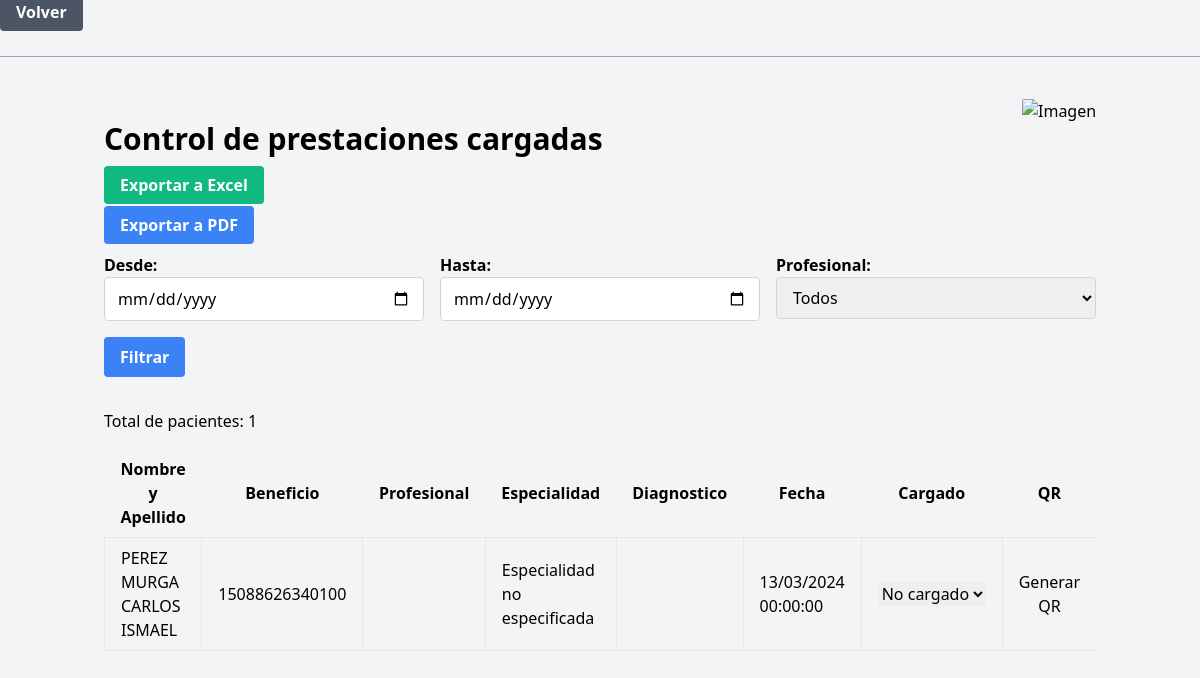
The app's page /tablaOME/tablaOME.php (signed in), older data.
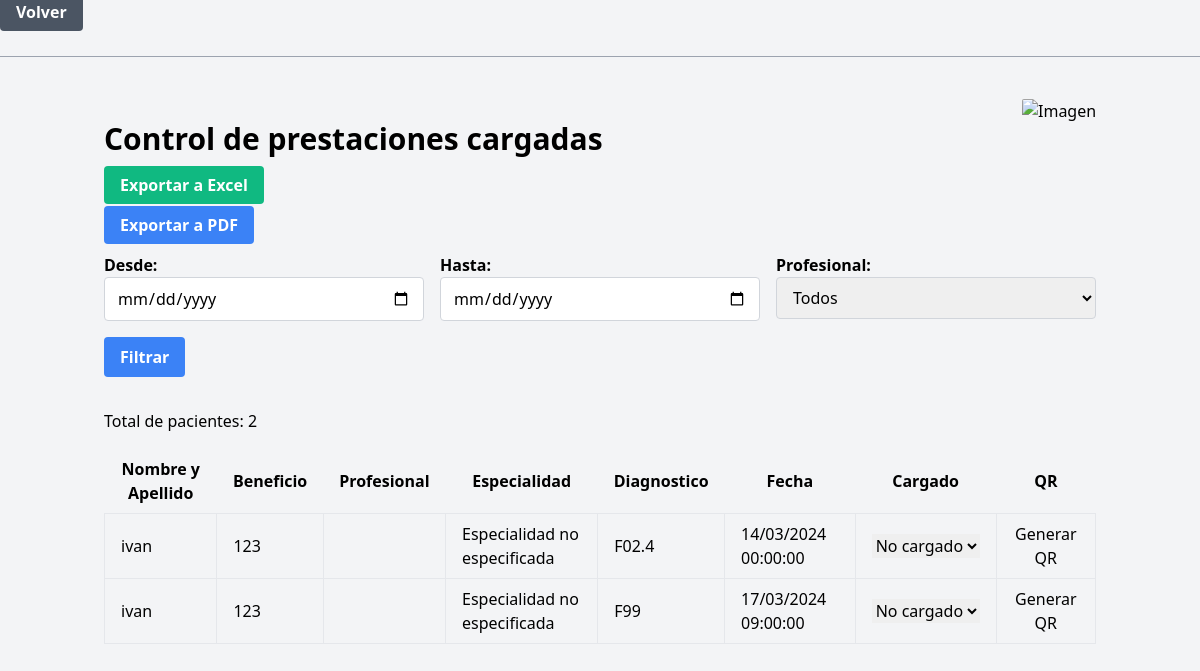
The same page, newer data.
### tables this page shows
CREATE TABLE `paciente` (
  `cod_paci` int(11) NOT NULL,
  `nombreYapellido` varchar(255) NOT NULL,
  `benef` bigint(255) NOT NULL,
  `cod_prof` int(255) NOT NULL,
  `cod_practica` int(255) NOT NULL,
  `fecha` datetime NOT NULL,
  `cod_diag` varchar(255) NOT NULL,
  `cargado` varchar(255) NOT NULL
);

### controlador/control_paciente.php (called while the page is built, shortened)
<?php
require_once '../modelo/paciente.php';
function obtenerPacientesConFiltro($fecha_desde, $fecha_hasta, $profesional) {
    global $conn;
    $sql = "SELECT * FROM paciente WHERE 1";
    $sql .= " ORDER BY cargado ASC, cod_prof ASC";
    $result = $conn->query($sql);
    if ($result->num_rows > 0) {
        $pacientes = array();
        while ($row = $result->fetch_assoc()) {
            $pacientes[] = $row;
        }
        return $pacientes;
    } else {
        return array();
    }
}
function obtenerEspecialidadProfesional($cod_prof)
{
    global $conn;
    $sql = "SELECT especialidad FROM prof WHERE cod_prof = ?";
    $stmt = $conn->prepare($sql);
    $stmt->bind_param("i", $cod_prof);
    $stmt->execute();
    $result = $stmt->get_result();
    if ($result->num_rows > 0) {
        $row = $result->fetch_assoc();
        return $row['especialidad'];
    } else {
        return "Especialidad no especificada";
    }
}
?>

### tablaOME/tablaOME.php (the view, shortened to what this page needs)
<?php
require_once '../controlador/control_paciente.php';
$fecha_desde = isset ($_GET['fecha_desde']) ? $_GET['fecha_desde'] : '';
$fecha_hasta = isset ($_GET['fecha_hasta']) ? $_GET['fecha_hasta'] : '';
$profesional = isset ($_GET['profesional']) ? $_GET['profesional'] : '';
$pacientes = obtenerPacientesConFiltro($fecha_desde, $fecha_hasta, $profesional);
$totalPacientes = count($pacientes);
?>
<!DOCTYPE html>
<html lang="es">
<head>
    <link href="https://cdn.jsdelivr.net/npm/tailwindcss@2.2.19/dist/tailwind.min.css" rel="stylesheet">
</head>
<body class="bg-gray-100">
    <a href="../panelMain/panelMain.php"
        class="bg-gray-500 hover:bg-gray-600 text-white font-bold py-2 px-4 rounded">Volver</a>
    <hr class="border-t border-gray-400 my-8">
    <div class="container mx-auto px-4 py-8 relative">
        <img src="../img/exportar_excel.bmp" alt="Imagen" class="image-top-right hidden sm:block">
        <h2 class="text-3xl font-semibold mb-4">Control de prestaciones cargadas</h2>
        <div class="mb-4">
            <a href="generar_reporte_excel.php?fecha_desde=<?php echo $fecha_desde; ?>&fecha_hasta=<?php echo $fecha_hasta; ?>&profesional=<?php echo $profesional; ?>"
                class="bg-green-500 hover:bg-green-700 text-white font-bold py-2 px-4 rounded">Exportar a Excel</a>
        </div>
        <div class="mb-4">
            <a href="generar_reporte_pdf.php?fecha_desde=<?php echo $fecha_desde; ?>&fecha_hasta=<?php echo $fecha_hasta; ?>&profesional=<?php echo $profesional; ?>"
                class="bg-blue-500 hover:bg-blue-700 text-white font-bold py-2 px-4 rounded">Exportar a PDF</a>
        </div>
        <form method="GET" class="mb-8">
            <div class="grid grid-cols-1 sm:grid-cols-2 md:grid-cols-3 gap-4">
                <div>
                    <label for="fecha_desde" class="block font-semibold">Desde:</label>
                    <input type="date" id="fecha_desde" name="fecha_desde"
                        class="border border-gray-300 rounded px-3 py-2 w-full">
                </div>
                <div>
                    <label for="fecha_hasta" class="block font-semibold">Hasta:</label>
                    <input type="date" id="fecha_hasta" name="fecha_hasta"
                        class="border border-gray-300 rounded px-3 py-2 w-full">
                </div>
                <div>
                    <label for="profesional" class="block font-semibold">Profesional:</label>
                    <select name="profesional" id="profesional"
                        class="border border-gray-300 rounded px-3 py-2 w-full">
                        <option value="">Todos</option>
                    </select>
                </div>
                <div class="flex items-end">
                    <button type="submit"
                        class="bg-blue-500 hover:bg-blue-700 text-white font-bold py-2 px-4 rounded">Filtrar</button>
                </div>
            </div>
        </form>
        <p class="mb-4">Total de pacientes:
            <?php echo $totalPacientes; ?>
        </p>
        <div class="overflow-x-auto">
            <table class="table-auto w-full">
                <thead>
                    <tr>
                        <th class="px-4 py-2">Nombre y Apellido</th>
                        <th class="px-4 py-2">Beneficio</th>
                        <th class="px-4 py-2">Profesional</th>
                        <th class="px-4 py-2">Especialidad</th>
                        <th class="px-4 py-2">Diagnostico</th>
                        <th class="px-4 py-2">Fecha</th>
                        <th class="px-4 py-2">Cargado</th>
                        <th class="px-4 py-2">QR</th>
                    </tr>
                </thead>
                <tbody>
                    <?php
                    $pacientes = obtenerPacientesConFiltro($fecha_desde, $fecha_hasta, $profesional);
                    foreach ($pacientes as $paciente) {
                        echo "<tr>";
                        echo "<td class='border px-4 py-2'>" . $paciente["nombreYapellido"] . "</td>";
                        echo "<td class='border px-4 py-2'>" . $paciente["benef"] . "</td>";
                        echo "<td class='border px-4 py-2'>" . obtenerNombreProfesional($paciente["cod_prof"]) . "</td>";
                        echo "<td class='border px-4 py-2'>" . obtenerEspecialidadProfesional($paciente["cod_prof"]) . "</td>";
                        echo "<td class='border px-4 py-2'>" . $paciente["cod_diag"] . "</td>";
                        echo "<td class='border px-4 py-2'>" . date('d/m/Y H:i:s', strtotime($paciente["fecha"])) . "</td>";
                        echo "<td class='border px-4 py-2'>";
                        echo "<form method='post'>";
                        echo "<select name='nuevo_estado' onchange='this.form.submit()'>";
                        echo "<option value='no_cargado'" . ($paciente["cargado"] == 'no_cargado' ? " selected" : "") . ">No cargado</option>";
                        echo "</select>";
                        echo "</form>";
                        echo "</td>";
                        echo "<td class='border px-4 py-2'>";
                        echo "<form method='post' action='qr.php' target='_blank'> ";
                        echo "<button type='submit'>Generar QR</button>";
                        echo "</form>";
                        echo "</td>";
                        echo "</tr>";
                    }
                    ?>
                </tbody>
            </table>
        </div>
</body>
</html>

### tablaOME/tablaOME.php (style rules this page uses)
.image-top-right { position: absolute; top: 10px; right: 10px; width: 5rem; height: auto; border-radius: 2px; }

Row changes from the older to the newer data that the page shows:
removed paciente: nombreYapellido "PEREZ MURGA CARLOS ISMAEL", benef "15088626340100", cod_prof "Especialidad no especificada", fecha "13/03/2024 00:00:00"
added paciente: nombreYapellido "ivan", benef "123", cod_prof "Especialidad no especificada", cod_diag "F02.4", fecha "14/03/2024 00:00:00"
added paciente: nombreYapellido "ivan", benef "123", cod_prof "Especialidad no especificada", cod_diag "F99", fecha "17/03/2024 09:00:00"
Text that changed along with them:
$totalPacientes: "1" → "2"
